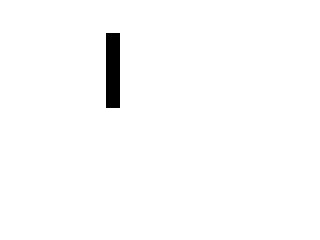
%> input picture hog/black_write.jpg, 320 x 240 px
$ octave hog_first.m   (GNU Octave 9; MATLAB toolbox functions it lacks are replaced by stand-ins)
%> lines starting %> are read from the running program, lines starting %| are printed output that depends on the picture


clear all; close all; clc;
% [14 lines of commented-out code are left out]


img = double(  imread('black_write.jpg') );
%> img: size 240x320 double; min 0, max 255, mean 251.5; mean of the top-left, top-right, bottom-left and bottom-right quarters 241.1, 255, 255, 255
subplot(2,2,1); imshow(img,[]);
[m n]=size(img);
%> m = 240; n = 320
img=sqrt(img);                      %伽马校正  x^(1/2)
subplot(2,2,2); imshow(img,[] );    %对比度拓展
%图片要是灰度图
%return ;


m % 512
%> m = 240
n % 512
%> n = 320

%下面是求边缘
fy=[-1 0 1];        %定义竖直模板         一维离散微分模板[-1,0,1]
fx=fy';             %定义水平模板
Iy=imfilter(img,  fy,  'replicate');     %竖直边缘   imfilter对任意类型数组或多维图像进行滤波
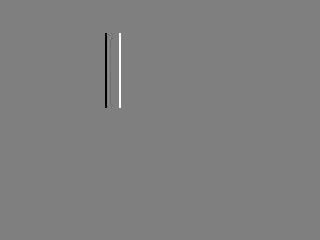
%> Iy: size 240x320 double; min -15.97, max 15.97, mean 1.62e-19; drawn with min black and max white
Ix=imfilter(img,  fx,  'replicate');     %水平边缘
% ---- 计算完成每个元素的梯度
Ied=sqrt( Ix.^2 + Iy.^2);                   %边缘强度
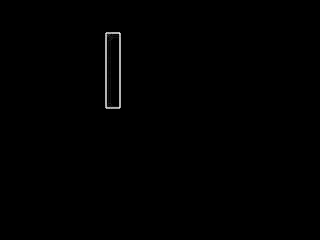
%> Ied: size 240x320 double; min 0, max 22.58, mean 0.1; drawn with min black and max white
subplot(2,2,4); imshow(Ied,[]);             %颜色越亮 代表变化越大,越是边缘
% ---- 计算完成每个元素的梯度大小
Iphase=Iy./Ix;                           %边缘斜率，有些为inf,-inf,nan，其中nan需要再处理一下
% ---- 计算完成每个元素的梯度方向斜率(tan值) 还要反过来计算角度 atan


% g = imfilter(f, w, filtering_mode, boundary_options, size_options)
% f 为输入图像，w为滤波掩模，g为滤波后图像。
%
% filtering_mode用于指定在滤波过程中是使用“相关”还是“卷积” : ‘corr’( 默认)相关来完成   'conv' 卷积
% boundary_options用于处理边界充零问题    ‘X’  输入图像的边界通过用值X（无引号）来填充扩展其默认值为0
%                                        ‘replicate’  图像大小通过复制外边界的值来扩展 ( 边界外的元素 跟边界 一样)
%                                        ‘symmetric’  图像大小通过镜像反射其边界来扩展
%                                        ‘circular’    图像大小通过将图像看成是一个二维周期函数的一个周期来扩展
% size_options  输出图像的大小             ‘full’        输出图像的大小与被扩展图像的大小相同
%                                         ‘same’(默认)  输出图像的大小与输入图像的大小相同  这可通过将滤波掩模的中心点的偏移限制到原图像中包含的点来实现

% fid = fopen('exp.txt', 'wt');%需要先打开一个文件


%下面是求cell
step=16;                %step*step个像素作为一个单元
orient=9;               %方向直方图的方向个数
jiao=360/orient;        %每个方向包含的角度数
Cell=cell(1,1);         %所有的角度直方图,cell是可以动态增加的，所以先设了一个
ii=1;
jj=1;

for i=1:step:m          %如果处理的m/step不是整数，最好是i=1:step:m-step
    ii=1;
    for j=1:step:n      %每16 * 16个像素 作为一个cell  i j 作为 图像元素索引
        % matlab 矩阵索引 (i,j) i 是 行  如果要一行一行遍历，就要每行 中 i固定 修改j
        tmpx  =  Ix(  i:i+step-1,  j:j+step-1 ); % 在 x方向梯度图 中  取出 [i,j] ~ [i+16,j+16] 范围 (矩形区域的左上和右下角)
        tmped = Ied(  i:i+step-1,  j:j+step-1 ); % temped是Mat 16*16 double类型
        tmped=  tmped / sum( sum(tmped) );        % 局部边缘强度归一化
                                                  % Cell中每个元素梯度大小(摸)归一化
        tmpphase=Iphase(i:i+step-1,j:j+step-1);

        Hist=zeros(1,orient);               % 当前step*step像素块统计角度直方图,就是cell
                                            % B=zeros(m,n)：生成m×n全零阵
                                            % 1 x orient 行向量
        for p=1:step
            for q=1:step  % 遍历 Cell中的9x9个元素 然后做统计

                if isnan(tmpphase(p,q))==1  %0/0会得到nan，如果像素是nan，重设为0
                    tmpphase(p,q)=0;
                end

                ang=atan(tmpphase(p,q));    %atan求的是[-90 90]度之间  返回的是弧度

% [9 lines of commented-out code are left out]

                ang = ang * 180 / pi ; % 弧度转角度
                if tmpx(p,q) < 0
                    ang = ang + 180 ;
                end
                if ( ang < 0.0 )
                    ang = ang + 360 ;
                end
                %fprintf(fid, 'x %f phase %f ori %f angle %f ang %f\n', tmpx(p,q) , tmpphase(p,q) , orgin_angle , angle , ang );

                % 这里的角度 在 0 ~ 360 度
                ang=ang+0.0000001;          %防止ang为0  Matlab的数组坐标从1开始 避免Hist(0)的出现
                Hist( ceil(ang/jiao) )  =  Hist( ceil(ang/jiao) ) +  tmped(p,q);   %ceil向上取整，使用边缘强度加权
                % 在cell中的权值投票 上面直接用了梯度大小 作为权值
                % 细胞单元（cell）可以是矩形的（rectangular），也可以是星形的（radial）
                % 直方图通道是平均分布在0°-180°（无 向）或0°-360°（有向）范围内
                % 2005 CVPR HOG 作者 发现，采用无向的梯度和9个直方图通道，能在行人检测试验中取得最佳的效果
                % ???????投影  投票在邻域上使用双线性插值（将邻域的bin的中心及其位置来作为插值权重，插入的值为像素的梯度幅值）
                %       加权采用三线性插值 ，即将当前像素的梯度方向大小、像素在cell中的x坐标与y坐标这三个值来 作为插值权重，
                %       而被用来插入的值为像素的梯度幅值
                %       采用三线性插值的好处在于：避免了梯度方向直方图在cell边界和梯度方向量化的bin边界处的突然变化
                %
            end  % 每个Cell的Hist 所有元素(9个) 加起来和是1
        end
        %Hist=Hist/sum(Hist);    %方向直方图归一化，这一步可以没有，因为是组成block以后再进行归一化就可以
        Cell{ii,jj}=Hist;       %放入Cell中   Cell的大小是 512/16 , 512/16  存放每个Cell的统计结果(向量 元素个数是 9 个  (360/9) )
        ii=ii+1;                %针对Cell的y坐标循环变量
    end
    jj=jj+1;                    %针对Cell的x坐标循环变量
end
%> after the loop, Cell = 300 items; Hist = [NaN 0 0 0 0 0 0 0 0]


%元胞数组  每个元素可以是不同的类型和内容  可动态分配/增大
% a = { 20, 'matlab' ;  ones(2,3) , 1:3 }
% a(1,2)   = 'matlab'
% a{1,2}   = matlab
%{}  元胞的内容   () 元胞


%下面是求feature,2*2个cell合成一个block,没有显式的求block
[m n]=size(Cell); % 32x32 cell  @ 512x512图片
%> m = 20; n = 15
feature=cell(1,(m-1)*(n-1)); % 1x961 cell  @ 512x512图片   961=(32-1)*(32-1) 因为步进是一个cell  block在边界处
%> feature = 266 items
for i=1:m-1
   for j=1:n-1 % block 行和列的步进是 一个cell
        % 1.组成每个块的特征
        block=[];  %  Cell{i,j}(:)' 是一个行向量  block是1*36   36 = Block中的Ceil数目(4) * din划分数目(9)
        block=[  block   Cell{i,j}(:)'    Cell{i,j+1}(:)'   Cell{i+1,j}(:)'    Cell{i+1,j+1}(:)']; % 所有行向量元素合并起来
        block=block./sum(block);  % 归一化  归一化的块描述符就叫作HOG描述子
        % ??????? 归一化重叠块  归一化的方法 L2-norm L2-Hys L1-norm L1-norm(followed by square root)
        % 采用L2- Hys L2-norm 和 L1-sqrt方式所取得的效果是一样的 L1-norm稍微表现出一点点不可靠性 但是对于没有被归一化的数据来说，这四种方法都表现出来显着的改进

        % 2.加入 整个图像 特征一部分
        %	将从每个 中提取出的“小”HOG特征首尾相连，组合成一个大的一维向量
        feature{  (i-1)*(n-1) + j  }=block;  % 最后得到 1*N 维向量
   end
end
%> this loop made 19 passes

% 这个窗口 对应的 一维特征向量 维数n  窗口中的块数 x 块中的胞元数 x 每一个胞元对应的特征向量数

% fclose(fid)

%到此结束，feature即为所求
%下面是为了显示而写的
len=length(feature);
%> len = 266
f=[];
for i=1:len
    f=[f;feature{i}(:)'];
end
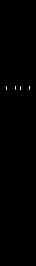
%> f: size 266x36 double; 98.5% of the values are NaN or infinite; the others: min 0, max 0.25, mean 0.0278; drawn with min black, max white, NaN and infinite black
figure
mesh(f)
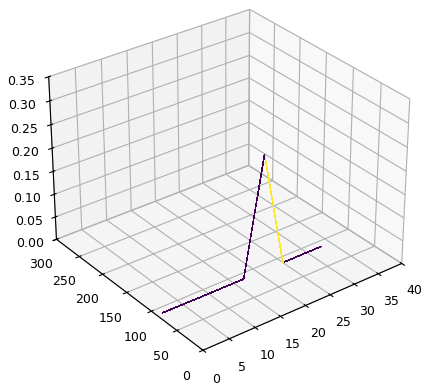
%> figure redrawn from the program's plot data

% 将 所有的HOG块描述子组合在一起，形成最终的特征向量，该特征向量就描述了检测窗口的图像内容  也就是上面的feature
% 将检测窗口中的所有块的HOG描述子组合起来  就形成了最终的特征向量  然后使用 SVM分类器 进行行人检测
% 检测窗口 划分为重叠的块 对这些块计算HOG描述子 形成的特征向量 放到 线性SVM中 进行目标/非目标的二分类
% 检测窗口 在整个图像的所有位置和尺度上 进行扫描


% temp1=[];
% tempp1=[1,2,4,5]; 行向量
% tempp2=[10,11,13,15];  行向量
% temp1=[temp1 tempp1 tempp2] tempp1 tempp2两个行向量的所有元素 合并
% 打印 temp1 = 1     2     4     5    10    11    13    15

%   PHOG
%   与 pyramid/金字塔 相结合，即PHOG
%   PHOG指的是，对同一幅图像进行不同尺度的分割，然后计算每个尺度中patch的小HOG，最后将他们连接成一个很长的一维向量
%   对一幅512*512的图像先做3*3的分割，再做6*6的分割，最后做12*12的分割
%   接下来对分割出的patch计算小HOG，假设为12个bin即12维
%   那么就有9*12+36*12+144*12=2268维

%   需要注意的是，在将这些不同尺度上获得的小HOG连接起来时，必须先对其做归一化，
%   因为3*3尺度中的HOG任意一维的数值很可能比12*12尺度中任意一维的数值大很多，这是因为patch的大小不同造成的。
%   PHOG相对于传统HOG的优点，是可以检测到'不同尺度的特征'，表达能力更强。缺点是数据量和计算量都比HOG大了不少
